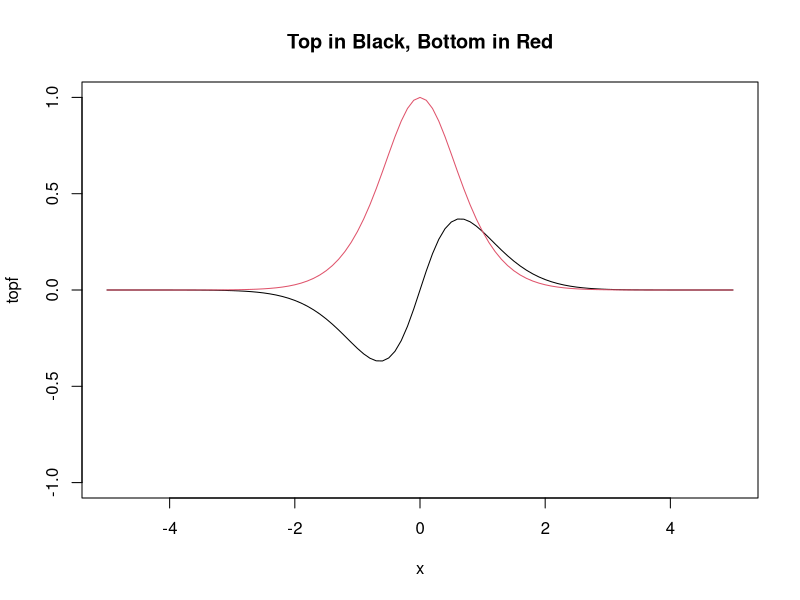

Here is the R script that generated this plot: (Note: this script raises an error after producing the figure.)
## ---- chunk 1
knitr::opts_chunk$set(echo = TRUE)
## ---- chunk 2
x = 0
topf = function(theta){  theta/(1+theta^2)*exp(-(x-theta)^2/2)}
botf = function(theta){  1/(1+theta^2)*exp(-(x-theta)^2/2)}
{
  plot(topf, -5, 5, ylim = c(-1,1), main = "Top in Black, Bottom in Red")
  plot(botf, -5, 5, add=TRUE, col = 2)
}
## ---- chunk 3
nsim = 100000
set.seed(2018)
cauchySamples = rcauchy(nsim)
x = 0
I_0 = mean(cauchySamples*dnorm(cauchySamples, mean = x))/mean(dnorm(cauchySamples, mean = x))
cat("The estimate for x =",x, "is", round(I_0,4))
x = 1
I_1 = mean(cauchySamples*dnorm(cauchySamples, mean = x))/mean(dnorm(cauchySamples, mean = x))
cat("The estimate for x =",x, "is", round(I_1,4))
## ---- chunk 4
set.seed(2018)
truth = 1 - pnorm(2.5, mean = 0, sd = 1)
wegotit = FALSE
k = 5
nsim = 10^k
Z = rnorm(nsim)
P = 1 - mean(Z <= 2.5)
cat("Out estiamte of P(Z > 2.5) is",round(P,4),".")
## ---- chunk 5
set.seed(2018)
a = 5.3; b = 10
alpha = 1; beta = 1
points = runif(n, a, b)
V = b-a
funPoints = dgamma(points, 1,1)
cat("We get that the estimate probability of X>5.3 is", V*mean(funPoints),
    "which is approximately 0.005.")
